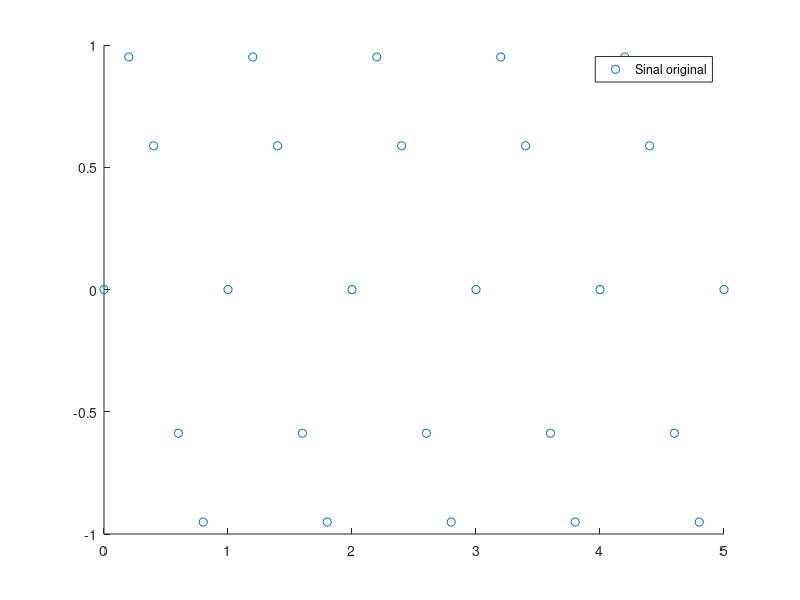

MATLAB code to generate this figure: (Note: this script raises an error after producing the figure.)
Ta = 0.2;      % sampling period

T = 5;

t = 0:Ta:T;

x = sin(2*pi*t);

hold on
figure(1);
plot(t, x, 'o');
legend("Sinal original");
[X, t] = reconstroiSinal(x, Ta);
plot(t, X, '--');
legend("Sinal reconst.");
title('Ex02_a');
xlabel('x');
ylabel('y');
axis([0 5 -1.25 1.25]);
grid on;
hold off;
